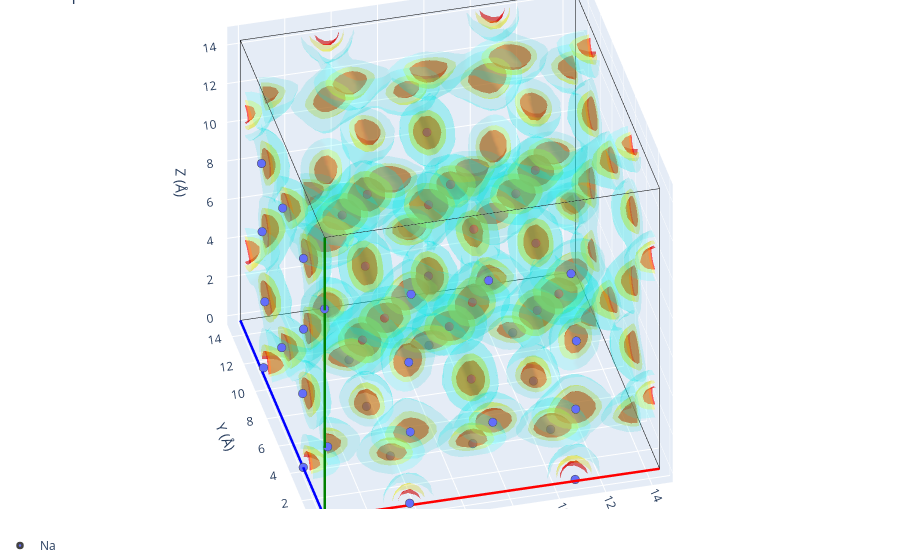

Write notebook code for a chart like this one.
### Markdown cell above
Overlaying the sites (red) on the sodium density isosurface.

### Code cell
vol.plot_3d(structure=sites)

### Figure 1 — Plotly figure (JSON) as saved in the notebook; plotly's stock layout.template omitted (floating-point values rounded to 4 significant figures; data arrays with more than 128 entries replaced by an {"elided": "..."} marker saying what was removed)
{"data": [{"line": {"color": "red", "width": 5}, "mode": "lines", "showlegend": false, "type": "scatter3d", "x": [0, 14.44], "y": [0, -0.02995], "z": [0, 3.137e-05]}, {"line": {"color": "blue", "width": 5}, "mode": "lines", "showlegend": false, "type": "scatter3d", "x": [0, -0.02995], "y": [0, 14.44], "z": [0, -5.366e-05]}, {"line": {"color": "green", "width": 5}, "mode": "lines", "showlegend": false, "type": "scatter3d", "x": [0, 3.129e-05], "y": [0, -5.396e-05], "z": [0, 14.48]}, {"line": {"color": "black", "width": 1}, "mode": "lines", "showlegend": false, "type": "scatter3d", "x": [14.44, 14.41], "y": [-0.02995, 14.41], "z": [3.137e-05, -2.229e-05]}, {"line": {"color": "black", "width": 1}, "mode": "lines", "showlegend": false, "type": "scatter3d", "x": [14.44, 14.44], "y": [-0.02995, -0.03], "z": [3.137e-05, 14.48]}, {"line": {"color": "black", "width": 1}, "mode": "lines", "showlegend": false, "type": "scatter3d", "x": [-0.02995, 14.41], "y": [14.44, 14.41], "z": [-5.366e-05, -2.229e-05]}, {"line": {"color": "black", "width": 1}, "mode": "lines", "showlegend": false, "type": "scatter3d", "x": [-0.02995, -0.02991], "y": [14.44, 14.44], "z": [-5.366e-05, 14.48]}, {"line": {"color": "black", "width": 1}, "mode": "lines", "showlegend": false, "type": "scatter3d", "x": [3.129e-05, 14.44], "y": [-5.396e-05, -0.03], "z": [14.48, 14.48]}, {"line": {"color": "black", "width": 1}, "mode": "lines", "showlegend": false, "type": "scatter3d", "x": [3.129e-05, -0.02991], "y": [-5.396e-05, 14.44], "z": [14.48, 14.48]}, {"line": {"color": "black", "width": 1}, "mode": "lines", "showlegend": false, "type": "scatter3d", "x": [14.41, -0.02991], "y": [14.41, 14.44], "z": [14.48, 14.48]}, {"line": {"color": "black", "width": 1}, "mode": "lines", "showlegend": false, "type": "scatter3d", "x": [14.41, 14.44], "y": [14.41, -0.03], "z": [14.48, 14.48]}, {"line": {"color": "black", "width": 1}, "mode": "lines", "showlegend": false, "type": "scatter3d", "x": [14.41, 14.41], "y": [14.41, 14.41], "z": [14.48, -2.229e-05]}, {"color": "red", "i": {"elided": "8112 int values"}, "j": {"elided": "8112 int values"}, "k": {"elided": "8112 int values"}, "name": "isoval=np.float64(134.75)", "opacity": 0.6, "showlegend": false, "type": "mesh3d", "x": {"elided": "4794 float values"}, "y": {"elided": "4794 float values"}, "z": {"elided": "4794 float values"}}, {"color": "yellow", "i": {"elided": "15340 int values"}, "j": {"elided": "15340 int values"}, "k": {"elided": "15340 int values"}, "name": "isoval=np.float64(53.900000000000006)", "opacity": 0.3, "showlegend": false, "type": "mesh3d", "x": {"elided": "8631 float values"}, "y": {"elided": "8631 float values"}, "z": {"elided": "8631 float values"}}, {"color": "cyan", "i": {"elided": "36892 int values"}, "j": {"elided": "36892 int values"}, "k": {"elided": "36892 int values"}, "name": "isoval=np.float64(3.773)", "opacity": 0.15, "showlegend": false, "type": "mesh3d", "x": {"elided": "19728 float values"}, "y": {"elided": "19728 float values"}, "z": {"elided": "19728 float values"}}, {"line": {"color": "red", "width": 5}, "mode": "lines", "showlegend": false, "type": "scatter3d", "x": [0, 14.44], "y": [0, -0.02995], "z": [0, 3.137e-05]}, {"line": {"color": "blue", "width": 5}, "mode": "lines", "showlegend": false, "type": "scatter3d", "x": [0, -0.02995], "y": [0, 14.44], "z": [0, -5.366e-05]}, {"line": {"color": "green", "width": 5}, "mode": "lines", "showlegend": false, "type": "scatter3d", "x": [0, 3.129e-05], "y": [0, -5.396e-05], "z": [0, 14.48]}, {"line": {"color": "black", "width": 1}, "mode": "lines", "showlegend": false, "type": "scatter3d", "x": [14.44, 14.41], "y": [-0.02995, 14.41], "z": [3.137e-05, -2.229e-05]}, {"line": {"color": "black", "width": 1}, "mode": "lines", "showlegend": false, "type": "scatter3d", "x": [14.44, 14.44], "y": [-0.02995, -0.03], "z": [3.137e-05, 14.48]}, {"line": {"color": "black", "width": 1}, "mode": "lines", "showlegend": false, "type": "scatter3d", "x": [-0.02995, 14.41], "y": [14.44, 14.41], "z": [-5.366e-05, -2.229e-05]}, {"line": {"color": "black", "width": 1}, "mode": "lines", "showlegend": false, "type": "scatter3d", "x": [-0.02995, -0.02991], "y": [14.44, 14.44], "z": [-5.366e-05, 14.48]}, {"line": {"color": "black", "width": 1}, "mode": "lines", "showlegend": false, "type": "scatter3d", "x": [3.129e-05, 14.44], "y": [-5.396e-05, -0.03], "z": [14.48, 14.48]}, {"line": {"color": "black", "width": 1}, "mode": "lines", "showlegend": false, "type": "scatter3d", "x": [3.129e-05, -0.02991], "y": [-5.396e-05, 14.44], "z": [14.48, 14.48]}, {"line": {"color": "black", "width": 1}, "mode": "lines", "showlegend": false, "type": "scatter3d", "x": [14.41, -0.02991], "y": [14.41, 14.44], "z": [14.48, 14.48]}, {"line": {"color": "black", "width": 1}, "mode": "lines", "showlegend": false, "type": "scatter3d", "x": [14.41, 14.44], "y": [14.41, -0.03], "z": [14.48, 14.48]}, {"line": {"color": "black", "width": 1}, "mode": "lines", "showlegend": false, "type": "scatter3d", "x": [14.41, 14.41], "y": [14.41, 14.41], "z": [14.48, -2.229e-05]}, {"legendgroup": "Na", "marker": {"color": "#636EFA", "line": {"width": 2.5}, "size": 5}, "mode": "markers", "name": "Na", "showlegend": true, "type": "scatter3d", "x": [0.02771], "y": [7.369], "z": [10.79]}, {"legendgroup": "Na", "marker": {"color": "#636EFA", "line": {"width": 2.5}, "size": 5}, "mode": "markers", "name": "Na", "showlegend": false, "type": "scatter3d", "x": [-0.02242], "y": [10.82], "z": [10.67]}, {"legendgroup": "Na", "marker": {"color": "#636EFA", "line": {"width": 2.5}, "size": 5}, "mode": "markers", "name": "Na", "showlegend": false, "type": "scatter3d", "x": [3.611], "y": [7.244], "z": [-1.908e-05]}, {"legendgroup": "Na", "marker": {"color": "#636EFA", "line": {"width": 2.5}, "size": 5}, "mode": "markers", "name": "Na", "showlegend": false, "type": "scatter3d", "x": [3.704], "y": [10.64], "z": [-3.147e-05]}, {"legendgroup": "Na", "marker": {"color": "#636EFA", "line": {"width": 2.5}, "size": 5}, "mode": "markers", "name": "Na", "showlegend": false, "type": "scatter3d", "x": [7.196], "y": [10.81], "z": [-2.456e-05]}, {"legendgroup": "Na", "marker": {"color": "#636EFA", "line": {"width": 2.5}, "size": 5}, "mode": "markers", "name": "Na", "showlegend": false, "type": "scatter3d", "x": [7.205], "y": [10.95], "z": [3.486]}, {"legendgroup": "Na", "marker": {"color": "#636EFA", "line": {"width": 2.5}, "size": 5}, "mode": "markers", "name": "Na", "showlegend": false, "type": "scatter3d", "x": [-0.01528], "y": [7.369], "z": [3.589]}, {"legendgroup": "Na", "marker": {"color": "#636EFA", "line": {"width": 2.5}, "size": 5}, "mode": "markers", "name": "Na", "showlegend": false, "type": "scatter3d", "x": [0.06822], "y": [10.62], "z": [3.649]}, {"legendgroup": "Na", "marker": {"color": "#636EFA", "line": {"width": 2.5}, "size": 5}, "mode": "markers", "name": "Na", "showlegend": false, "type": "scatter3d", "x": [3.411], "y": [7.161], "z": [3.518]}, {"legendgroup": "Na", "marker": {"color": "#636EFA", "line": {"width": 2.5}, "size": 5}, "mode": "markers", "name": "Na", "showlegend": false, "type": "scatter3d", "x": [10.98], "y": [7.303], "z": [3.619]}, {"legendgroup": "Na", "marker": {"color": "#636EFA", "line": {"width": 2.5}, "size": 5}, "mode": "markers", "name": "Na", "showlegend": false, "type": "scatter3d", "x": [0.01507], "y": [10.87], "z": [7.106]}, {"legendgroup": "Na", "marker": {"color": "#636EFA", "line": {"width": 2.5}, "size": 5}, "mode": "markers", "name": "Na", "showlegend": false, "type": "scatter3d", "x": [3.501], "y": [11.01], "z": [7.244]}, {"legendgroup": "Na", "marker": {"color": "#636EFA", "line": {"width": 2.5}, "size": 5}, "mode": "markers", "name": "Na", "showlegend": false, "type": "scatter3d", "x": [10.94], "y": [10.8], "z": [7.182]}, {"legendgroup": "Na", "marker": {"color": "#636EFA", "line": {"width": 2.5}, "size": 5}, "mode": "markers", "name": "Na", "showlegend": false, "type": "scatter3d", "x": [0.05285], "y": [10.77], "z": [0.1319]}, {"legendgroup": "Na", "marker": {"color": "#636EFA", "line": {"width": 2.5}, "size": 5}, "mode": "markers", "name": "Na", "showlegend": false, "type": "scatter3d", "x": [3.644], "y": [7.261], "z": [10.94]}, {"legendgroup": "Na", "marker": {"color": "#636EFA", "line": {"width": 2.5}, "size": 5}, "mode": "markers", "name": "Na", "showlegend": false, "type": "scatter3d", "x": [10.94], "y": [3.407], "z": [7.23]}, {"legendgroup": "Na", "marker": {"color": "#636EFA", "line": {"width": 2.5}, "size": 5}, "mode": "markers", "name": "Na", "showlegend": false, "type": "scatter3d", "x": [10.84], "y": [-0.02252], "z": [7.238]}, {"legendgroup": "Na", "marker": {"color": "#636EFA", "line": {"width": 2.5}, "size": 5}, "mode": "markers", "name": "Na", "showlegend": false, "type": "scatter3d", "x": [-0.00752], "y": [3.633], "z": [7.182]}, {"legendgroup": "Na", "marker": {"color": "#636EFA", "line": {"width": 2.5}, "size": 5}, "mode": "markers", "name": "Na", "showlegend": false, "type": "scatter3d", "x": [-0.007827], "y": [3.777], "z": [3.752]}, {"legendgroup": "Na", "marker": {"color": "#636EFA", "line": {"width": 2.5}, "size": 5}, "mode": "markers", "name": "Na", "showlegend": false, "type": "scatter3d", "x": [3.467], "y": [3.557], "z": [7.192]}, {"legendgroup": "Na", "marker": {"color": "#636EFA", "line": {"width": 2.5}, "size": 5}, "mode": "markers", "name": "Na", "showlegend": false, "type": "scatter3d", "x": [3.654], "y": [0.1277], "z": [7.298]}, {"legendgroup": "Na", "marker": {"color": "#636EFA", "line": {"width": 2.5}, "size": 5}, "mode": "markers", "name": "Na", "showlegend": false, "type": "scatter3d", "x": [3.684], "y": [-0.007657], "z": [3.788]}, {"legendgroup": "Na", "marker": {"color": "#636EFA", "line": {"width": 2.5}, "size": 5}, "mode": "markers", "name": "Na", "showlegend": false, "type": "scatter3d", "x": [7.132], "y": [0.2645], "z": [10.81]}, {"legendgroup": "Na", "marker": {"color": "#636EFA", "line": {"width": 2.5}, "size": 5}, "mode": "markers", "name": "Na", "showlegend": false, "type": "scatter3d", "x": [7.318], "y": [3.573], "z": [11.09]}, {"legendgroup": "Na", "marker": {"color": "#636EFA", "line": {"width": 2.5}, "size": 5}, "mode": "markers", "name": "Na", "showlegend": false, "type": "scatter3d", "x": [7.282], "y": [3.602], "z": [2.395e-06]}, {"legendgroup": "Na", "marker": {"color": "#636EFA", "line": {"width": 2.5}, "size": 5}, "mode": "markers", "name": "Na", "showlegend": false, "type": "scatter3d", "x": [10.69], "y": [3.785], "z": [0.007945]}, {"legendgroup": "Na", "marker": {"color": "#636EFA", "line": {"width": 2.5}, "size": 5}, "mode": "markers", "name": "Na", "showlegend": false, "type": "scatter3d", "x": [3.726], "y": [0.02565], "z": [10.87]}, {"legendgroup": "Na", "marker": {"color": "#636EFA", "line": {"width": 2.5}, "size": 5}, "mode": "markers", "name": "Na", "showlegend": false, "type": "scatter3d", "x": [7.194], "y": [3.511], "z": [3.418]}, {"legendgroup": "Na", "marker": {"color": "#636EFA", "line": {"width": 2.5}, "size": 5}, "mode": "markers", "name": "Na", "showlegend": false, "type": "scatter3d", "x": [7.258], "y": [0.05617], "z": [3.611]}, {"legendgroup": "Na", "marker": {"color": "#636EFA", "line": {"width": 2.5}, "size": 5}, "mode": "markers", "name": "Na", "showlegend": false, "type": "scatter3d", "x": [10.61], "y": [-0.02206], "z": [10.75]}, {"legendgroup": "Na", "marker": {"color": "#636EFA", "line": {"width": 2.5}, "size": 5}, "mode": "markers", "name": "Na", "showlegend": false, "type": "scatter3d", "x": [10.82], "y": [7.299], "z": [-3.668e-06]}, {"legendgroup": "Na", "marker": {"color": "#636EFA", "line": {"width": 2.5}, "size": 5}, "mode": "markers", "name": "Na", "showlegend": false, "type": "scatter3d", "x": [10.87], "y": [7.184], "z": [10.96]}, {"legendgroup": "Na", "marker": {"color": "#636EFA", "line": {"width": 2.5}, "size": 5}, "mode": "markers", "name": "Na", "showlegend": false, "type": "scatter3d", "x": [0.0317], "y": [3.807], "z": [10.71]}, {"legendgroup": "Na", "marker": {"color": "#636EFA", "line": {"width": 2.5}, "size": 5}, "mode": "markers", "name": "Na", "showlegend": false, "type": "scatter3d", "x": [10.82], "y": [10.84], "z": [-1.681e-05]}, {"legendgroup": "Na", "marker": {"color": "#636EFA", "line": {"width": 2.5}, "size": 5}, "mode": "markers", "name": "Na", "showlegend": false, "type": "scatter3d", "x": [3.724], "y": [3.594], "z": [-5.281e-06]}, {"legendgroup": "Na", "marker": {"color": "#636EFA", "line": {"width": 2.5}, "size": 5}, "mode": "markers", "name": "Na", "showlegend": false, "type": "scatter3d", "x": [0.1253], "y": [-0.0002735], "z": [3.644]}, {"legendgroup": "Na", "marker": {"color": "#636EFA", "line": {"width": 2.5}, "size": 5}, "mode": "markers", "name": "Na", "showlegend": false, "type": "scatter3d", "x": [10.83], "y": [0.03392], "z": [3.675]}, {"legendgroup": "Na", "marker": {"color": "#636EFA", "line": {"width": 2.5}, "size": 5}, "mode": "markers", "name": "Na", "showlegend": false, "type": "scatter3d", "x": [7.212], "y": [7.177], "z": [10.88]}, {"legendgroup": "Na", "marker": {"color": "#636EFA", "line": {"width": 2.5}, "size": 5}, "mode": "markers", "name": "Na", "showlegend": false, "type": "scatter3d", "x": [10.85], "y": [6.976], "z": [7.342]}, {"legendgroup": "Na", "marker": {"color": "#636EFA", "line": {"width": 2.5}, "size": 5}, "mode": "markers", "name": "Na", "showlegend": false, "type": "scatter3d", "x": [3.659], "y": [-0.007591], "z": [0.1077]}, {"legendgroup": "Na", "marker": {"color": "#636EFA", "line": {"width": 2.5}, "size": 5}, "mode": "markers", "name": "Na", "showlegend": false, "type": "scatter3d", "x": [7.166], "y": [11.04], "z": [10.86]}, {"legendgroup": "Na", "marker": {"color": "#636EFA", "line": {"width": 2.5}, "size": 5}, "mode": "markers", "name": "Na", "showlegend": false, "type": "scatter3d", "x": [7.189], "y": [10.86], "z": [7.23]}, {"legendgroup": "Na", "marker": {"color": "#636EFA", "line": {"width": 2.5}, "size": 5}, "mode": "markers", "name": "Na", "showlegend": false, "type": "scatter3d", "x": [-5.472e-05], "y": [0.03756], "z": [10.76]}, {"legendgroup": "Na", "marker": {"color": "#636EFA", "line": {"width": 2.5}, "size": 5}, "mode": "markers", "name": "Na", "showlegend": false, "type": "scatter3d", "x": [10.82], "y": [0.09628], "z": [2.307e-05]}, {"legendgroup": "Na", "marker": {"color": "#636EFA", "line": {"width": 2.5}, "size": 5}, "mode": "markers", "name": "Na", "showlegend": false, "type": "scatter3d", "x": [7.166], "y": [7.204], "z": [3.525]}, {"legendgroup": "Na", "marker": {"color": "#636EFA", "line": {"width": 2.5}, "size": 5}, "mode": "markers", "name": "Na", "showlegend": false, "type": "scatter3d", "x": [7.251], "y": [3.539], "z": [7.357]}, {"legendgroup": "Na", "marker": {"color": "#636EFA", "line": {"width": 2.5}, "size": 5}, "mode": "markers", "name": "Na", "showlegend": false, "type": "scatter3d", "x": [3.57], "y": [7.298], "z": [7.214]}, {"legendgroup": "Na", "marker": {"color": "#636EFA", "line": {"width": 2.5}, "size": 5}, "mode": "markers", "name": "Na", "showlegend": false, "type": "scatter3d", "x": [-0.007643], "y": [3.684], "z": [-1.369e-05]}], "layout": {"legend": {"orientation": "h", "x": 0, "xanchor": "left", "y": -0.1, "yanchor": "bottom"}, "margin": {"b": 0, "l": 0, "r": 0, "t": 0}, "scene": {"aspectmode": "manual", "aspectratio": {"x": 1.444, "y": 1.444, "z": 1.448}, "camera": {"eye": {"x": -0.7219, "y": -2.887, "z": 2.171}, "projection": {"type": "orthographic"}}, "xaxis": {"title": {"text": "X (Å)"}}, "yaxis": {"title": {"text": "Y (Å)"}}, "zaxis": {"title": {"text": "Z (Å)"}}}, "showlegend": true, "title": {"text": "3D plot"}}}
